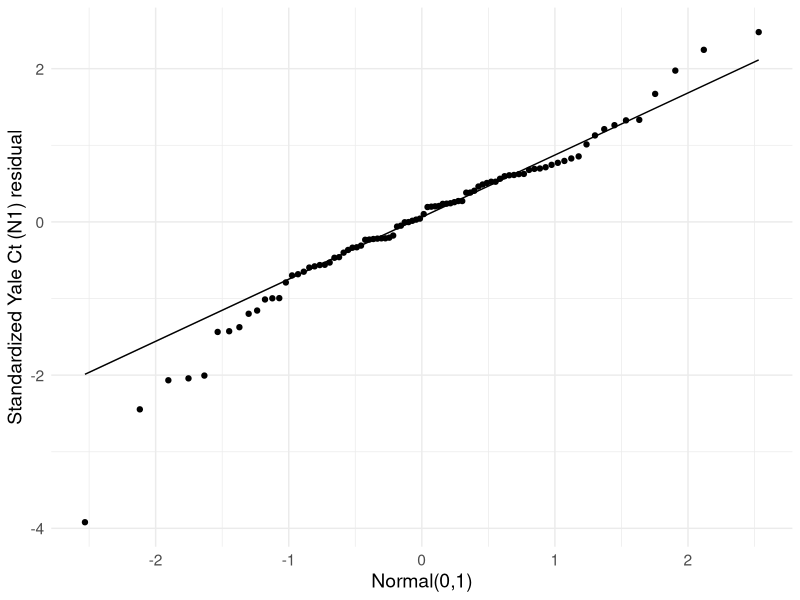
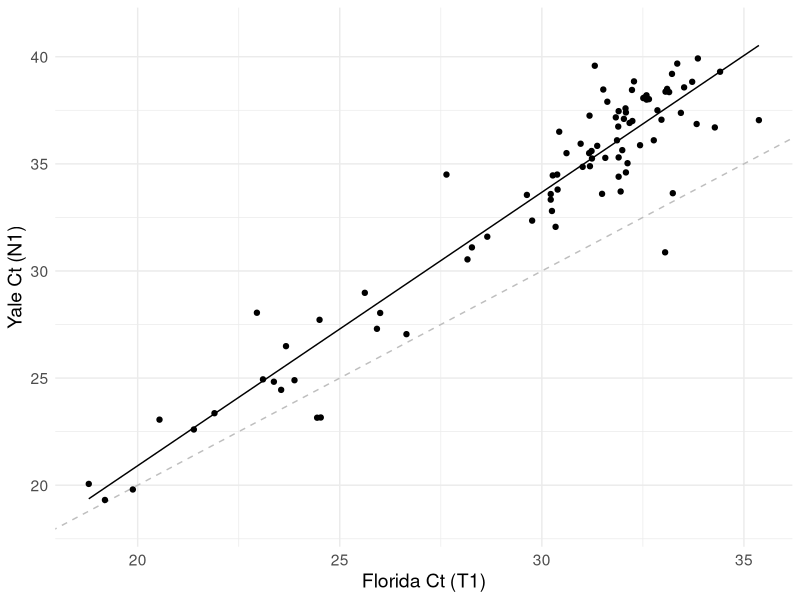
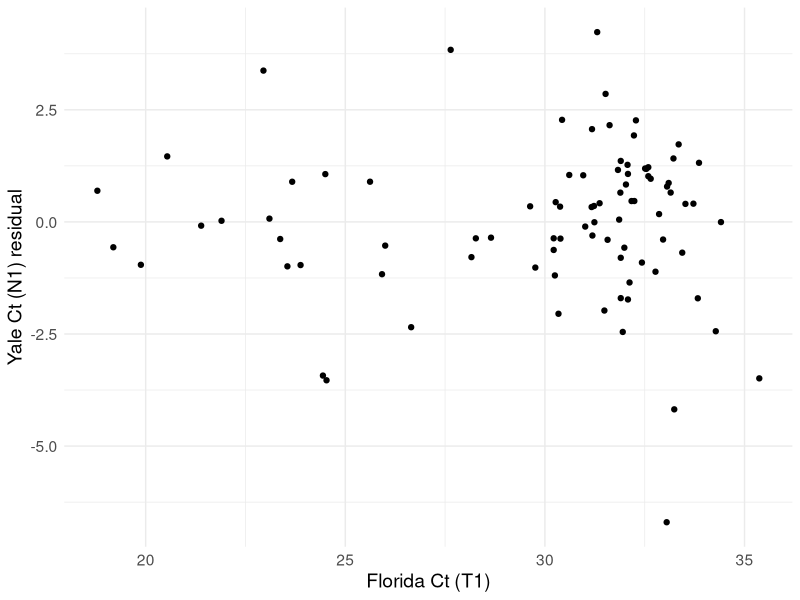

The R source for these figures, in order:
# =============================================================================
# Import
# =============================================================================

library(tidyverse) 

ct_dat_clean <- read.csv("data/ct_dat_clean_new.csv", stringsAsFactors=FALSE) %>% as_tibble()

# Visualize a regression of Yale values on Florida values: 
fig_yale_florida_regression <- ct_dat_clean %>% 
	filter(!is.na(CT.T1) & !is.na(N1_CT_Value)) %>% 
	ggplot(aes(x=CT.T1, y=N1_CT_Value)) + 
		geom_abline(intercept=0, slope=1, linetype="dashed", col="grey") + 
		geom_point() + 
		geom_line(stat="smooth", method="lm", fullrange=TRUE) + 
		theme_minimal() + 
		theme(text=element_text(size=14)) + 
		xlim(min(ct_dat_clean$CT.T1, na.rm=TRUE), max(ct_dat_clean$CT.T1, na.rm=TRUE)) + 
		labs(x="Florida Ct (T1)", y="Yale Ct (N1)")

# Run the regression:
ct_reg_fit <- ct_dat_clean %>% 
	filter(!is.na(CT.T1) & !is.na(N1_CT_Value)) %>%
	lm(N1_CT_Value ~ CT.T1, data=.) 
ct_reg_fit_b0 <- ct_reg_fit$coef[[1]]
ct_reg_fit_b1 <- ct_reg_fit$coef[[2]]

# Store the residuals: 
ct_resid_df <- ct_dat_clean %>% 
	filter(!is.na(CT.T1) & !is.na(N1_CT_Value)) %>%
	mutate(N1_CT_Value_resid = N1_CT_Value - (ct_reg_fit_b0 + ct_reg_fit_b1*CT.T1)) %>%
	select(CT.T1, N1_CT_Value, N1_CT_Value_resid)

# Store the sd of the residuals: 
orlando_residual_sd <- sd(ct_resid_df$N1_CT_Value_resid)

# Visualize the residuals: 
fig_yale_florida_residuals <- ct_resid_df %>%
	ggplot(aes(x=CT.T1, y=N1_CT_Value_resid)) + 
		geom_point() + 
		theme_minimal()  + 
		theme(text=element_text(size=14)) + 
		labs(x="Florida Ct (T1)", y="Yale Ct (N1) residual")

# QQ plot of the residuals: 
fig_yale_florida_qq <- ct_resid_df %>%
	mutate(N1_CT_Value_resid_std = (N1_CT_Value_resid - mean(N1_CT_Value_resid))/sd(N1_CT_Value_resid))  %>% 
	ggplot(aes(sample=N1_CT_Value_resid_std)) + 
		stat_qq() + 
		stat_qq_line() + 
		theme_minimal() + 
		theme(text=element_text(size=14)) + 
		labs(x="Normal(0,1)", y="Standardized Yale Ct (N1) residual")
